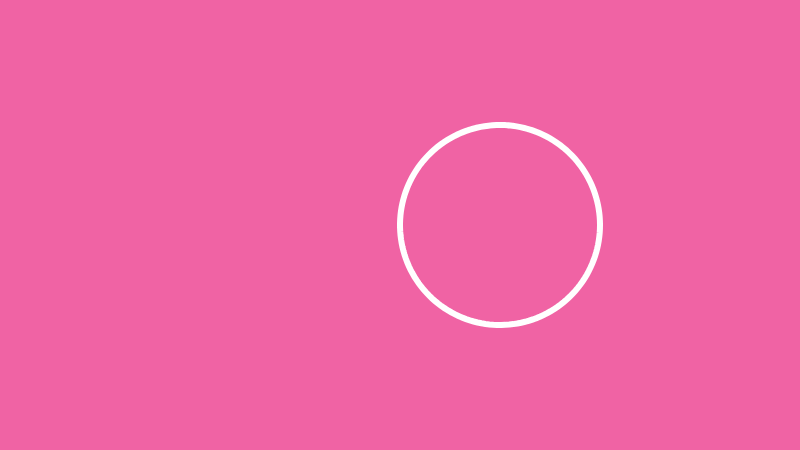
Frame 1 (no input)
Frame 2 (the mouse pressed at the canvas centre, redrawn once): identical to frame 1, image omitted

The p5.js sketch that drew this single still picture (run headless with seeded random() and noise() and a simulated clock; the mouse was pressed at the canvas centre and the sketch redrawn once):

// p5.js sketch
// ── sketch.js
// Daniel Shiffman
// Mathematical Roses
// Video: https://youtu.be/f5QBExMNB1I
// Based on: https://en.wikipedia.org/wiki/Rose_(mathematics)
// https://thecodingtrain.com/CodingChallenges/055-roses.html

var d = 8;
var n = 5;
var sliderD;
var sliderN;
let w = 450;

function setup() {
  createCanvas(800, 450);
  sliderD = createSlider(1, 20, 10, 1);
  sliderN = createSlider(1, 20, 10, 1);
  sliderD.input(draw);
  sliderN.input(draw);
}

function draw() {
  d = sliderD.value();
  n = sliderN.value();
  var k = n / d;
  background(240,99,164);
  push();
  translate(400, height / 2);

  beginShape();
  stroke(255);
  noFill();
  strokeWeight(6);
  for (var a = 0; a < TWO_PI * reduceDenominator(n, d); a += 0.02) {
    var r = 200 * cos(k * a);
    var x = r * cos(a);
    var y = r * sin(a);
    vertex(x, y);
  }
  endShape(CLOSE);
  pop();
  noLoop();
}

function reduceDenominator(numerator, denominator) {
    function rec(a, b) {
        return b ? rec(b, a % b) : a;
    }
    return denominator / rec(numerator, denominator);
}
